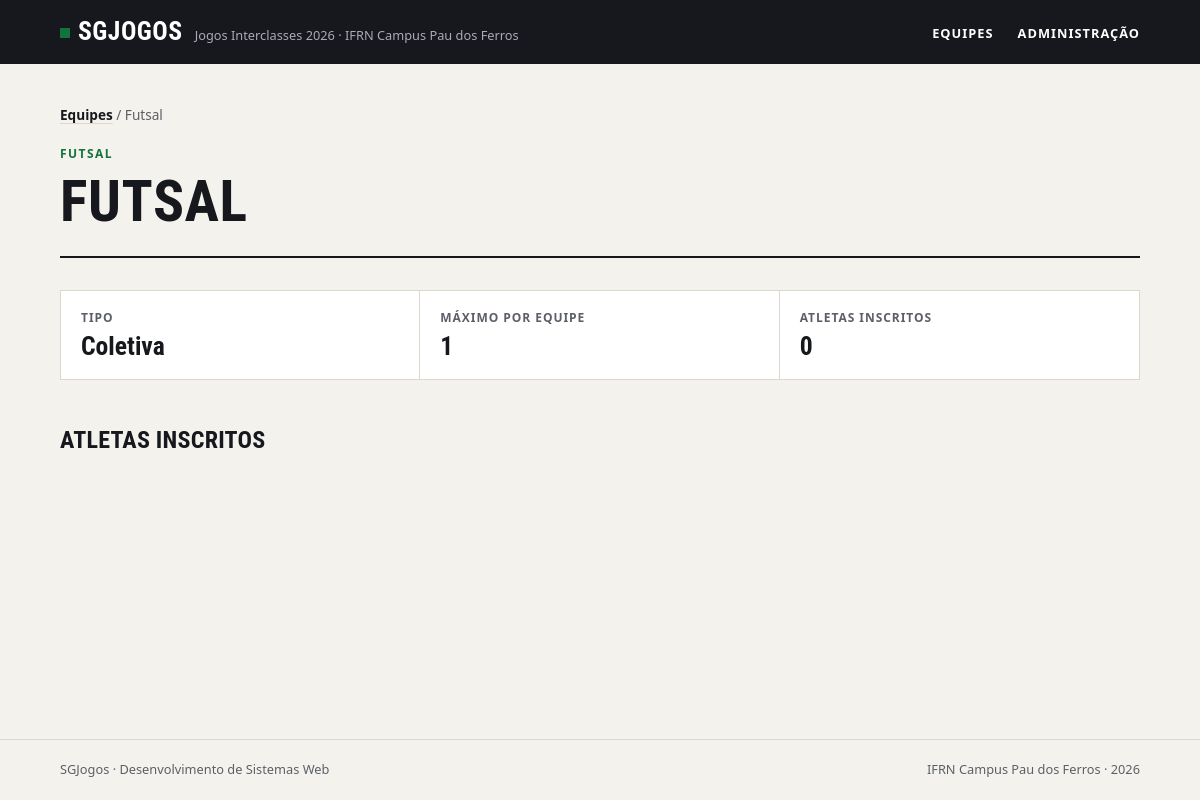
Page /modalidade/1/ on the committed database.
### jogos/models.py (models this page shows, shortened)
class Modalidade(models.Model):
    nome = models.CharField(max_length=100,unique=True)
    tipo = models.CharField(choices={
        ('coletiva','coletiva'),
        ('individual','individual')
    })
    max_atletas = models.PositiveIntegerField()
    class Meta:
        verbose_name = 'Modalidade'
        verbose_name_plural = 'Modalidades'
        ordering = ["nome"]

### jogos/views.py (the view)
# urls.py: path('modalidade/<int:id>/',modalidade,name='modalidade'),
def modalidade(request, id):
    modalidade = Modalidade.objects.get(id=id)
    return render(request, 'modalidade.html', {'modalidade': modalidade})

### jogos/templates/modalidade.html (shortened to what this page needs)
{% load static %}
<!DOCTYPE html>
<html lang="pt-br">
<head>
    <link rel="stylesheet" href="{% static 'css/style.css' %}">
</head>
<body>
    <header class="cabecalho">
        <div class="conteudo">
            <a class="marca" href="index.html">
                <strong>SGJogos</strong>
                <span>Jogos Interclasses 2026 · IFRN Campus Pau dos Ferros</span>
            </a>
            <nav class="menu">
                <ul>
                    <li><a href="index.html">Equipes</a></li>
                    <li><a href="#">Administração</a></li>
                </ul>
            </nav>
        </div>
    </header>
    <main class="conteudo">
        <nav class="trilha"><a href="{% url 'index' %}">Equipes</a> / Futsal</nav>
        <header class="topo">
            <span class="sobretitulo">{{ modalidade.nome }}</span>
            <h1>{{ modalidade.nome }}</h1>
        </header>
        <dl class="numeros">
            <div>
                <dt>Tipo</dt>
                <dd>Coletiva</dd>
            </div>
            <div>
                <dt>Máximo por equipe</dt>
                <dd>{{ modalidade.max_atletas }}</dd>
            </div>
            <div>
                <dt>Atletas inscritos</dt>
                <dd>{{ modalidade.atletas.count }}</dd>
            </div>
        </dl>
        <h2>Atletas inscritos</h2>
    </main>
    <footer class="rodape">
        <div class="conteudo">
            <p>SGJogos · Desenvolvimento de Sistemas Web</p>
            <p>IFRN Campus Pau dos Ferros · 2026</p>
        </div>
    </footer>
</body>
</html>

### jogos/static/css/style.css (style rules this page uses)
:root { --papel: #f4f2ed; --branco: #ffffff; --tinta: #16181d; --tinta-suave: #5c5f67; --linha: #dcd8ce; --verde: #12733f; --verde-claro: #e2efe6; --fonte-texto: system-ui, -apple-system, "Segoe UI", Roboto, Ubuntu, "Helvetica Neue", Arial, sans-serif; --fonte-titulo: "Bahnschrift SemiCondensed", "Bahnschrift", "Avenir Next Condensed", "Roboto Condensed", "Ubuntu Condensed", "Arial Narrow", var(--fonte-texto); }
*, *::before, *::after { box-sizing: border-box; }
* { margin: 0; padding: 0; }
body { min-height: 100vh; display: flex; flex-direction: column; background: var(--papel); color: var(--tinta); font-family: var(--fonte-texto); font-size: 1rem; line-height: 1.55; -webkit-font-smoothing: antialiased; }
a { color: inherit; }
ul { list-style: none; }
h1, h2, h3 { font-family: var(--fonte-titulo); font-stretch: condensed; font-weight: 700; line-height: 1.05; text-transform: uppercase; letter-spacing: 0.01em; }
.conteudo { width: 100%; max-width: 1120px; margin: 0 auto; padding: 0 20px; }
.cabecalho { background: var(--tinta); color: var(--branco); }
.cabecalho .conteudo { display: flex; align-items: center; justify-content: space-between; gap: 16px; min-height: 64px; }
.marca { display: flex; align-items: baseline; gap: 12px; text-decoration: none; }
.marca strong { font-family: var(--fonte-titulo); font-stretch: condensed; font-size: 1.6rem; letter-spacing: 0.02em; text-transform: uppercase; }
.marca strong::before { content: ""; display: inline-block; width: 10px; height: 10px; margin-right: 8px; background: var(--verde); transform: translateY(-2px); }
.marca span { color: #a9acb3; font-size: 0.8rem; }
.menu ul { display: flex; gap: 24px; }
.menu a { font-size: 0.8rem; font-weight: 600; letter-spacing: 0.08em; text-transform: uppercase; text-decoration: none; padding: 6px 0; border-bottom: 2px solid transparent; }
main.conteudo { flex: 1; padding-top: 40px; padding-bottom: 64px; }
.topo { padding-bottom: 24px; margin-bottom: 32px; border-bottom: 2px solid var(--tinta); }
.sobretitulo { display: block; margin-bottom: 8px; color: var(--verde); font-size: 0.75rem; font-weight: 700; letter-spacing: 0.12em; text-transform: uppercase; }
h1 { font-size: clamp(2.2rem, 6vw, 3.6rem); }
h2 { margin: 48px 0 16px; font-size: 1.5rem; }
.trilha { margin-bottom: 20px; color: var(--tinta-suave); font-size: 0.85rem; }
.trilha a { color: var(--tinta); font-weight: 600; text-decoration-color: var(--linha); text-underline-offset: 3px; }
.numeros { display: grid; grid-template-columns: repeat(auto-fit, minmax(180px, 1fr)); border: 1px solid var(--linha); background: var(--branco); }
.numeros div { padding: 18px 20px; border-right: 1px solid var(--linha); }
.numeros div:last-child { border-right: none; }
.numeros dt { color: var(--tinta-suave); font-size: 0.75rem; font-weight: 700; letter-spacing: 0.08em; text-transform: uppercase; }
.numeros dd { margin-top: 4px; font-family: var(--fonte-titulo); font-stretch: condensed; font-size: 1.6rem; font-weight: 700; line-height: 1.15; font-variant-numeric: tabular-nums; overflow-wrap: anywhere; }
.rodape { border-top: 1px solid var(--linha); color: var(--tinta-suave); font-size: 0.8rem; }
.rodape .conteudo { display: flex; flex-wrap: wrap; justify-content: space-between; gap: 8px; padding-top: 20px; padding-bottom: 20px; }

### rows in the picture
Modalidade: nome "FUTSAL", max_atletas "1", atletas.count "0"
